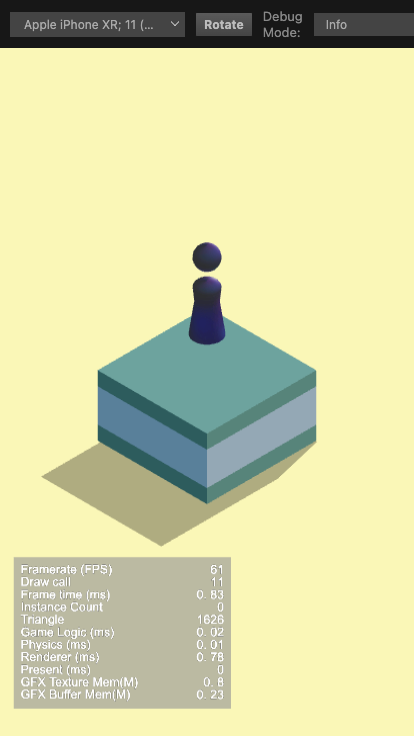
#> input picture .gameagent/.data/session/images/945p3wFNIcRllC4dAoWUW/1WsmQHpCITD6GEB6sev3b/display.png, 414 x 736 px
$ python -i process_sprite.py   (imports and definitions only)
#> lines starting #> are read from the running program, lines starting #| are printed output that depends on the picture
#!/usr/bin/env python3
"""Deterministic Cocos 3.8 sprite post-processing. Creative generation stays in Game Agent."""

from __future__ import annotations

import argparse
import hashlib
import json
import math
import os
import sys
from collections import deque
from pathlib import Path
from typing import Any

import numpy as np
from PIL import Image

REQUEST_SCHEMA = "game-agent.cocos-2dsprite-process/v1"
REPORT_SCHEMA = "game-agent.cocos-2dsprite-report/v1"
MAX_INPUT_BYTES = 32 * 1024 * 1024
MAX_PIXELS = 16_777_216
MAX_FRAMES = 128
MAX_OUTPUT_BYTES = 64 * 1024 * 1024
ALPHA_EMPTY_THRESHOLD = 8
MAX_ADAPTIVE_CHROMA_TOLERANCE = 72.0
MIN_ADAPTIVE_CHROMA_TOLERANCE = 4.0
MIN_CHROMA_BOUNDARY_COVERAGE = 0.98
MIN_CHROMA_CLUSTER_SHARE = 0.10
MAX_CHROMA_BOUNDARY_P995 = 24.0
CHROMA_DESPILL_EDGE_RADIUS = 6
CHROMA_DESPILL_COSINE_MIN = 0.75
CHROMA_DESPILL_DISTANCE_RANGE = 96.0
DEFAULT_CHROMA_ALPHA_CUTOFF = 64
DEFAULT_PIXEL_PALETTE_COLORS = 64
DEFAULT_PIXEL_ALPHA_THRESHOLD = 128
DEFAULT_SOURCE_GRID_FIDELITY_MIN = 0.5
DEFAULT_SOURCE_GRID_COLOR_TOLERANCE = 16
DEFAULT_TIGHT_MARGIN_PIXELS = 1
DEFAULT_SAFE_MARGIN_RATIO = 0.04
MAX_LAYOUT_ASPECT_RATIO_RELATIVE_DELTA = 0.05
RENDER_REASON_CODES = {
    "explicit-user",
    "reference-pixel-art",
    "context-pixel-art",
    "default-raster",
    "legacy-explicit-pixel-config",
    "explicit-request",
}
LAYOUT_MARGIN_MODES = {"tight", "safe"}
LAYOUT_REASON_CODES = {
    "explicit-user",
    "ui-tight",
    "icon-safe",
    "animation-safe",
    "default-safe",
}


def fail(code: str, **details: Any) -> None:
    raise RuntimeError(json.dumps({"code": code, "details": details}, sort_keys=True))


# [753 lines left out: functions load_json, write_json, sha256, inside, dilate_mask, boundary_connected_mask and 20 more, not called in this run]


def build_atlas(frames: list[Image.Image], output: Path, padding: int = 2, extrusion: int = 1) -> tuple[dict[str, Any], list[dict[str, int]]]:
    cell_width = frames[0].width + 2 * extrusion
    cell_height = frames[0].height + 2 * extrusion
    columns = int(math.ceil(math.sqrt(len(frames))))
    rows = int(math.ceil(len(frames) / columns))
    atlas = Image.new("RGBA", (padding + columns * (cell_width + padding), padding + rows * (cell_height + padding)), (0, 0, 0, 0))
    rects: list[dict[str, int]] = []
    for index, frame in enumerate(frames):
        x = padding + (index % columns) * (cell_width + padding) + extrusion
        y = padding + (index // columns) * (cell_height + padding) + extrusion
        atlas.alpha_composite(frame, (x, y))
        if extrusion:
            atlas.paste(frame.crop((0, 0, frame.width, 1)), (x, y - 1))
            atlas.paste(frame.crop((0, frame.height - 1, frame.width, frame.height)), (x, y + frame.height))
            atlas.paste(frame.crop((0, 0, 1, frame.height)), (x - 1, y))
            atlas.paste(frame.crop((frame.width - 1, 0, frame.width, frame.height)), (x + frame.width, y))
        rects.append({"index": index, "x": x, "y": y, "width": frame.width, "height": frame.height})
    return save_png(atlas, output), rects


# [301 lines left out: function main, not called in this run]


# [6 lines not run here, left out]

>>> import cv2
>>> picture = cv2.imread('../../../../../../.gameagent/.data/session/images/945p3wFNIcRllC4dAoWUW/1WsmQHpCITD6GEB6sev3b/display.png', cv2.IMREAD_GRAYSCALE)
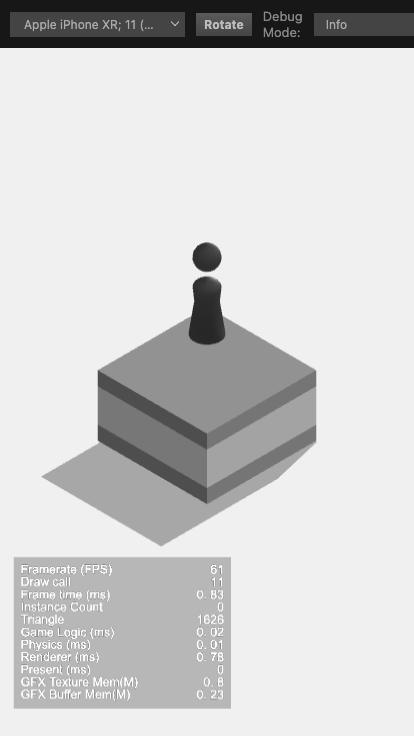
#> picture: shape (736, 414); min 23, max 255, mean 208
>>> result = build_atlas(picture, 'out.png')
#> (the run stopped early here; a loop or call above may not have finished)
